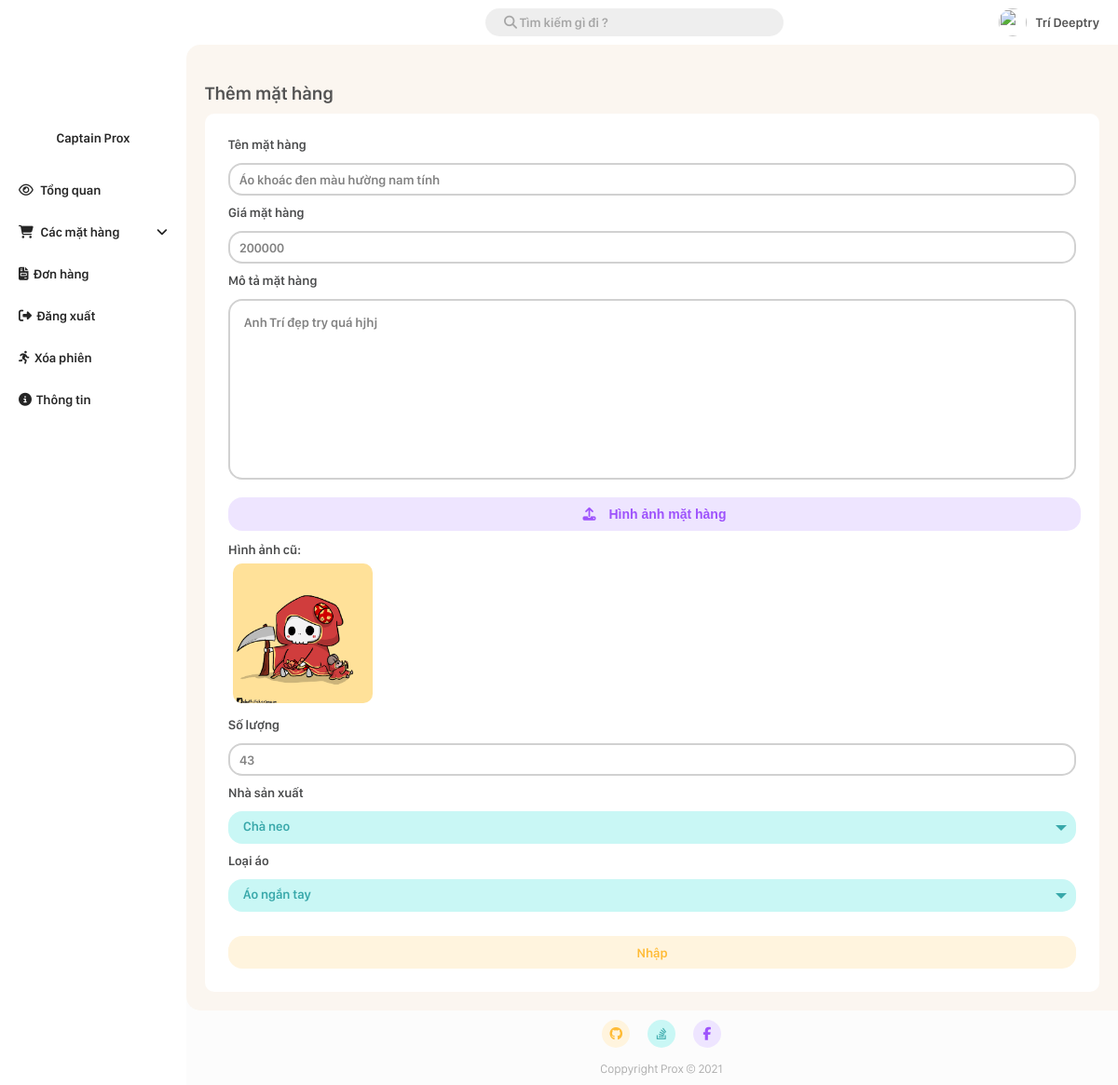
/Admin/edit/edit_product.php?id=1 (signed in), run on an earlier commit of the app's database.
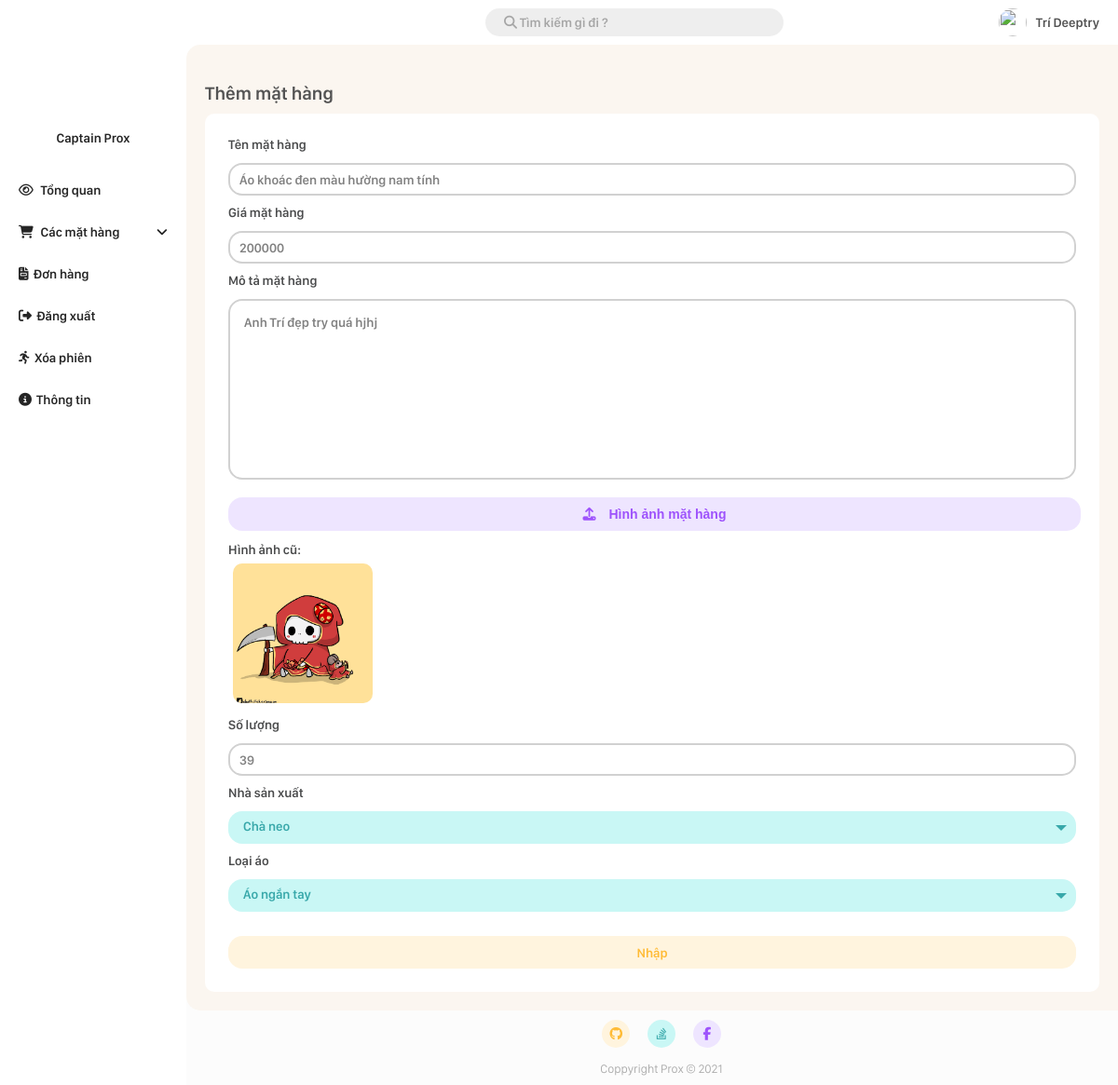
And on a later commit of the database.
### tables this page shows
CREATE TABLE `product` (
  `id` int(11) NOT NULL,
  `name` varchar(50) NOT NULL,
  `description` text NOT NULL,
  `image` text NOT NULL,
  `cost` double NOT NULL,
  `quantity` int(11) NOT NULL,
  `manufacturer_id` int(11) NOT NULL,
  `sold` int(11) NOT NULL DEFAULT '0',
  `type_id` int(11) NOT NULL DEFAULT '1'
);

CREATE TABLE `manufacturer` (
  `id` int(11) NOT NULL,
  `name` varchar(20) NOT NULL
);

CREATE TABLE `type` (
  `id` int(11) NOT NULL,
  `name` varchar(30) NOT NULL
);

### Admin/edit/edit_product.php (the view, shortened to what this page needs)
<!DOCTYPE html>
<html lang="en">
<head>
    <link rel="stylesheet" href="../CSS/style.css?v=4.4">
</head>
<body>
        <?php
            require_once '../root/connect.php';
        ?>
        <?php
            $id = $_GET['id'];
            $product_query = "SELECT product.*,
            manufacturer.name as manufacturer_name,
            type.name as type_name
            FROM product
            join manufacturer on manufacturer_id = manufacturer.id
            join type on product.type_id = type.id
            where product.id = '$id'";
            $product_result = mysqli_query($connect, $product_query);
            $product = mysqli_fetch_array($product_result);
        ?>
        <div class="grid-container">
            <div class="container-header">
                <?php require_once "../root/navbar.php"; ?>
            </div>
            <div class="container-menu">
                <?php require_once "../root/sidebar_folder.php"; ?>
            </div>
            <div class="container-main">
                <h1 class="main-title">Thêm mặt hàng</h1>
                <div class="add-new-item">
                    <form action="" method="post" enctype="multipart/form-data">
                        <label for="item-name">Tên mặt hàng</label>
                        <input name="product_name" onkeyup="oku_check();" id="item-name" type="text" value="<?php echo $product['name']; ?>">
                        <label for="item-cost">Giá mặt hàng</label>
                        <input name="product_cost" onkeyup="oku_check();" id="item-cost" type="number" value="<?php echo $product['cost']; ?>">
                        <label for="item-information">Mô tả mặt hàng</label>
                        <textarea onkeyup="oku_check();" name="product_description" id="item-information" cols="30" rows="10"><?php echo $product['description']; ?></textarea>
                        <label id="image-upload" for="item-image"> <i class="fas fa-upload"></i> Hình ảnh mặt hàng</label>
                        <label>Hình ảnh cũ:</label>
                        <img class="old-image" src="../photos/<?php echo $product['image']; ?>" alt="">
                        <label for="number-of-item">Số lượng</label>
                        <input name="product_quantity" onkeyup="oku_check();" id="number-of-item" type="number" value="<?php echo $product['quantity'] ?>">
                        <label for="manufacturer">Nhà sản xuất</label>
                        <div class="custom-select">
                            <select id="manufacturer" name="manufacturer">
                                <option value="0"><?php echo $product['manufacturer_name'] ?></option>
                            </select>
                        </div>
                        <label for="type">Loại áo</label>
                        <div class="custom-select">
                            <select id="type" name="type">
                                <option value="0"><?php echo $product['type_name'] ?></option>
                            </select>
                        </div>
                        <br>
                        <input type="submit" onclick="return validate_edit();" name="edit_product" value="Nhập">
                    </form>
                </div>
            </div>
            <div class="container-footer">
                <?php require_once "../root/footer.php"; ?>
            </div>
        </div>
</body>
</html>

What changed in the data, as far as the page shows it:
changed product "Áo khoác đen màu hường nam tính": product_quantity "43" → "39"
